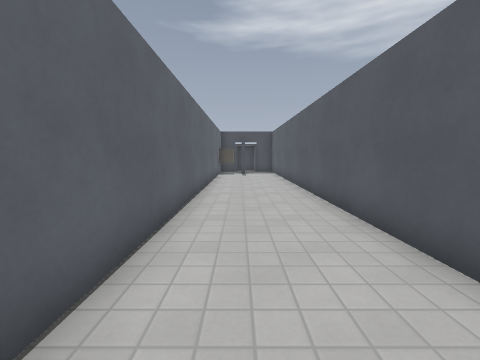
View 1 (above)

23 first-person views from a walk through a 3-D level made in the Godot game engine. The camera is 1.3 m above the floor, tilts 6° down and sees 90° across. The floor is counted in squares, 1 m on a side. Each view is taken from the middle of a square. On the plan, view 1 faces up. The plan holds only what a view shows up to about 12 squares ahead; the rest is blank. The place goes on beyond the plan. Characters and animated objects are not drawn. Surface patterns are stand-ins for the level's own textures.

View 2
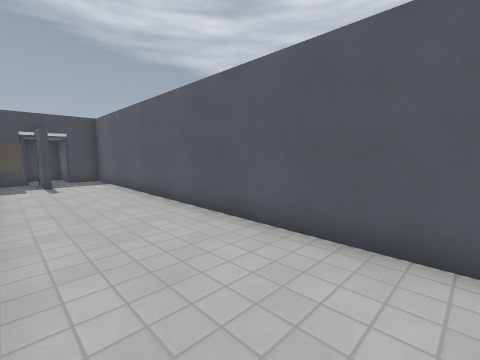

View 3
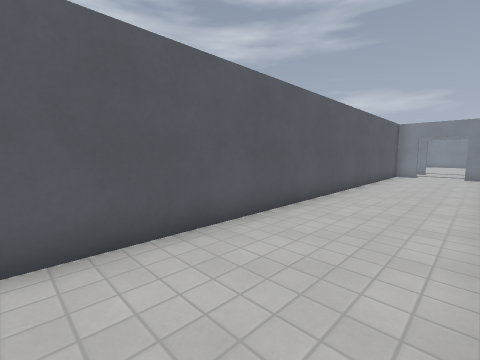

View 4
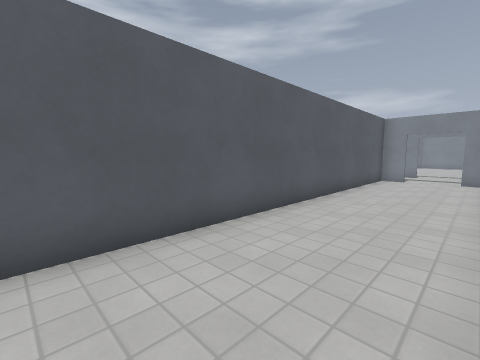

View 5
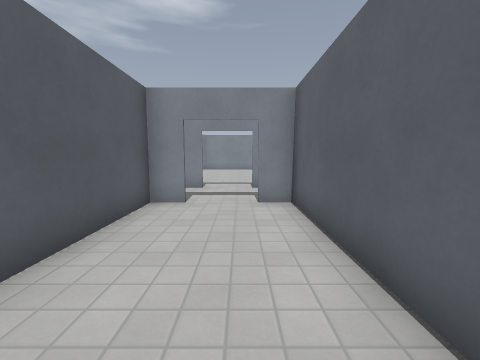

View 6
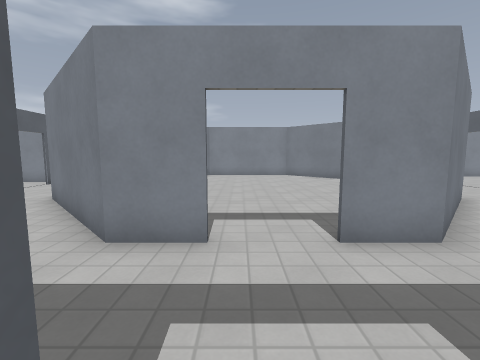

View 7
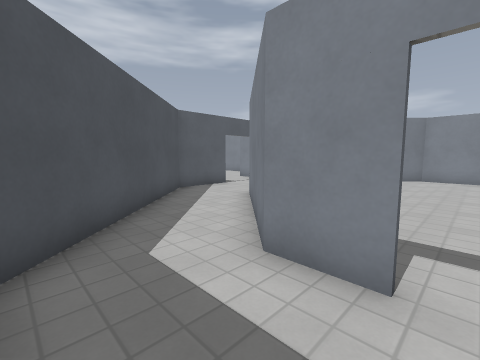

View 8
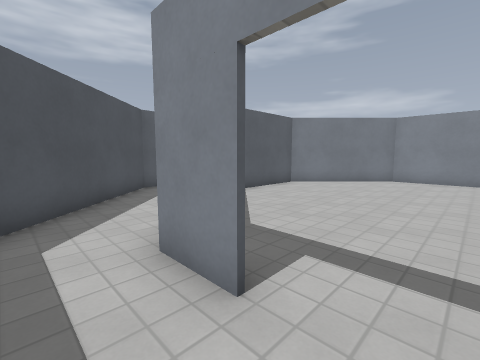

View 9
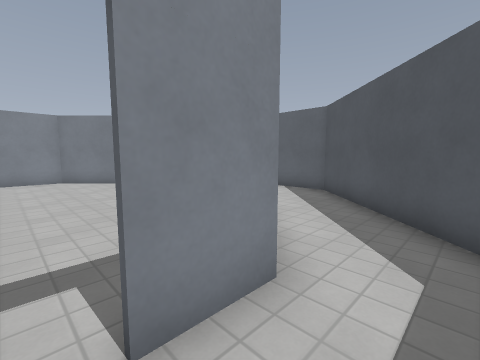

View 10
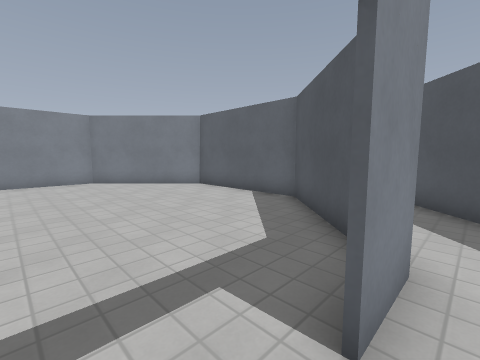

View 11
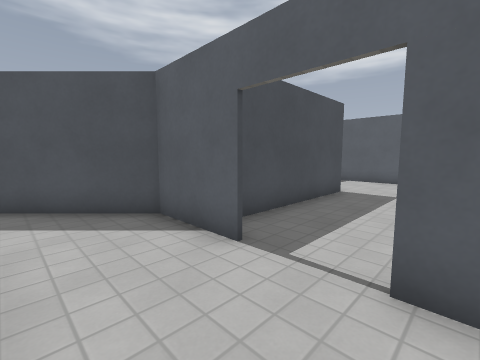

View 12
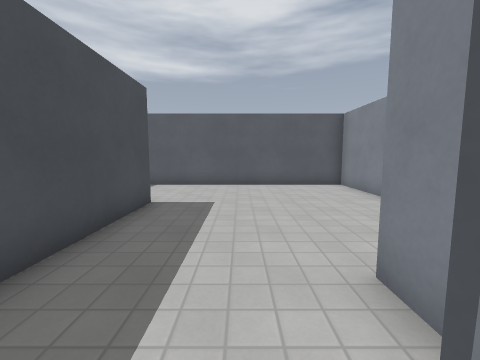

View 13
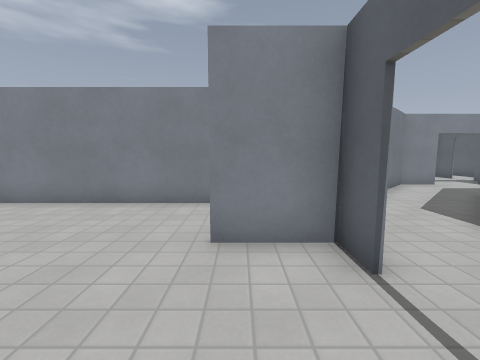

View 14
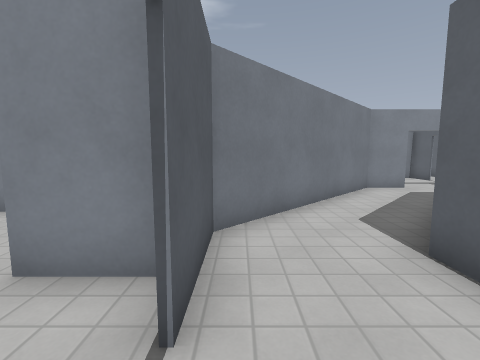

View 15
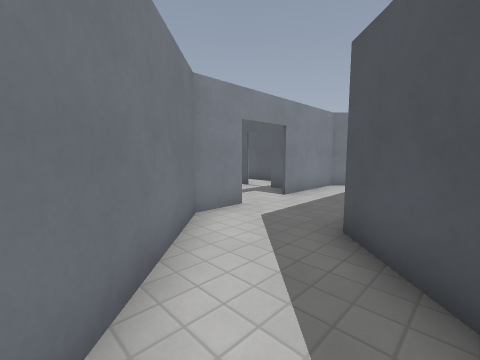

View 16
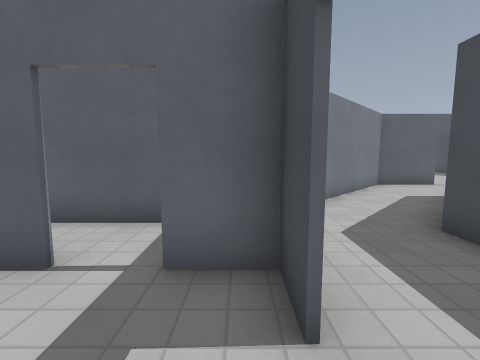

View 17
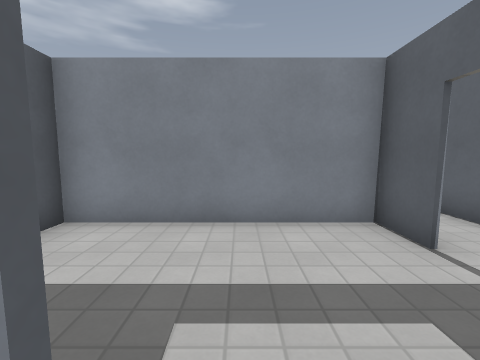

View 18
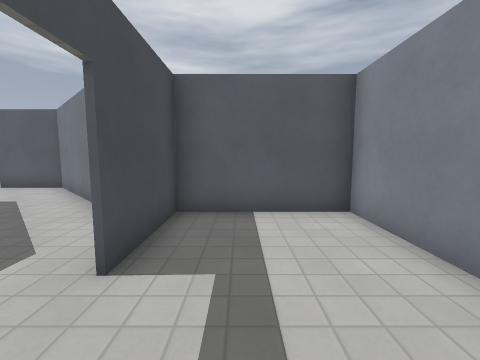

View 19
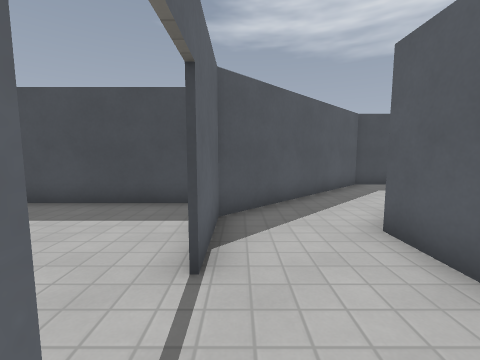

View 20
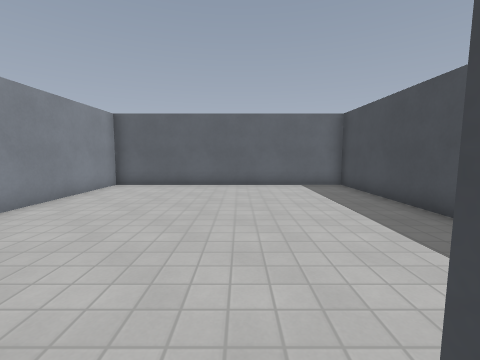

View 21
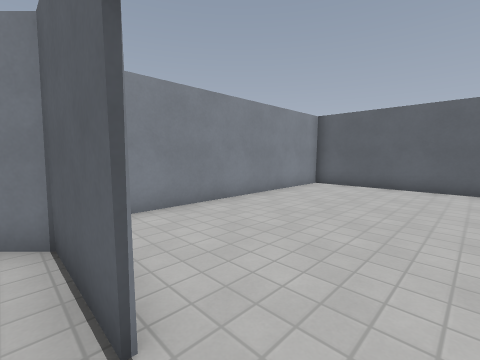

View 22
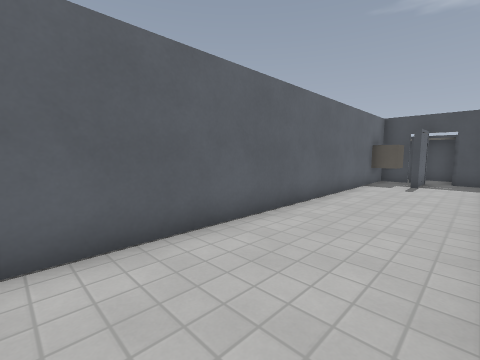

View 23
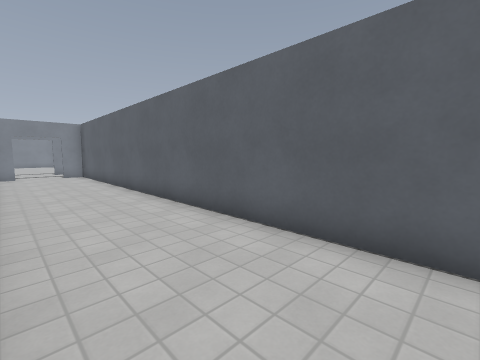

### Floor plan
Ten units are one square. View 1 is at (0, 0); x grows to the right and y downward. Boxes are objects, and circles mark ways between rooms. Rooms are numbered by the first view taken in them; rooms with no view inside come last. Other rooms are left out.
<svg viewBox="-189 -189 388 529">
<path fill="none" stroke="#000" d="M14 115 24 115 24 -184 12 -184M-14 115 -5 115M14 144 30 144 66 180M-55 197 -55 180 -20 144 -4 144M95 195 95 170 43 119M65 224 65 230M-85 214 -85 240 -49 275M46 249 29 266M-12 265 -20 265M-35 289 -30 294 5 294M24 294 40 294 95 240 95 215M-6 296 -6 310M-14 -161 -14 116 -30 116 -85 170 -85 195M5 -182 5 -164M156 186 105 186M118 254 194 254 194 170M95 214 95 225 115 225M-6 321 -6 335 54 335 54 296 24 296M5 296 -6 296M-28 154 -55 180 -55 229 -20 264 30 264 64 230 64 196M-94 156 -184 156 -184 254 -99 254"/>
<circle cx="90" cy="205" r="3" fill="#2a7"/>
<circle cx="15" cy="300" r="3" fill="#2a7"/>
<circle cx="5" cy="150" r="3" fill="#2a7"/>
<circle cx="-90" cy="205" r="3" fill="#2a7"/>
<text x="10" y="90">1</text>
<text x="150" y="210">2</text>
<text x="20" y="320">3</text>
<text x="0" y="210">4</text>
<text x="-140" y="200">5</text>
</svg>
Room 1 opens to room 2. Room 1 opens to room 3. Room 1 opens to room 4. Room 1 opens to room 5.

Where each view was taken, in squares from view 1:
view 1: 0 up, 0 right, facing up
view 2: 5 up, 1 left, facing up-right
view 3: 5 up, 1 left, facing down-right
view 4: 2 up, 1 left, facing down-right
view 5: 5 down, 0 right, facing down
view 6: 11 down, 1 right, facing down
view 7: 12 down, 1 right, facing down-right
view 8: 13 down, 0 right, facing down-right
view 9: 13 down, 0 right, facing down-left
view 10: 14 down, 1 right, facing down-left
view 11: 22 down, 7 right, facing up-right
view 12: 21 down, 9 right, facing right
view 13: 19 down, 11 right, facing down
view 14: 20 down, 9 right, facing down
view 15: 25 down, 7 right, facing down-left
view 16: 30 down, 2 right, facing left
view 17: 29 down, 2 right, facing down
view 18: 31 down, 0 right, facing right
view 19: 22 down, 8 left, facing up
view 20: 20 down, 8 left, facing left
view 21: 20 down, 8 left, facing down-left
view 22: 5 up, 2 right, facing up-left
view 23: 5 up, 2 right, facing down-left
